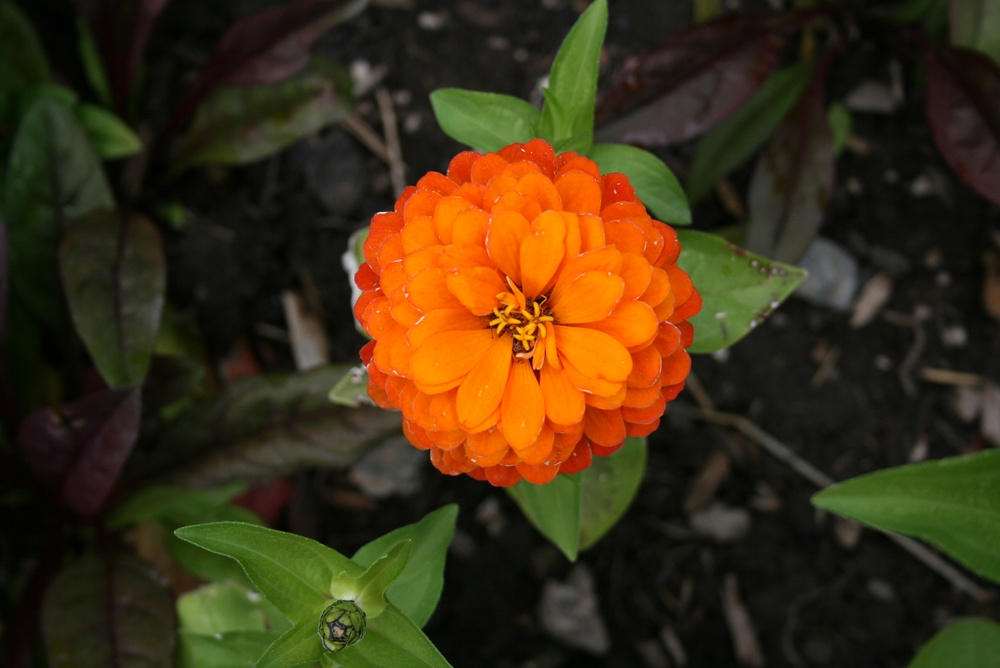
%> input picture ComputerVision/OrangeFlower.jpg, 1000 x 668 px, shrunk from 2816 x 1880 before the run
$ octave Fooling_Around2.m   (GNU Octave 9; MATLAB toolbox functions it lacks are replaced by stand-ins)
%> lines starting %> are read from the running program, lines starting %| are printed output that depends on the picture
I = imread('OrangeFlower.jpg');
%> I is the input picture: size 668x1000x3 uint8; mean R, G, B 63.1, 47.8, 20.9
Ig = rgb2gray(I);
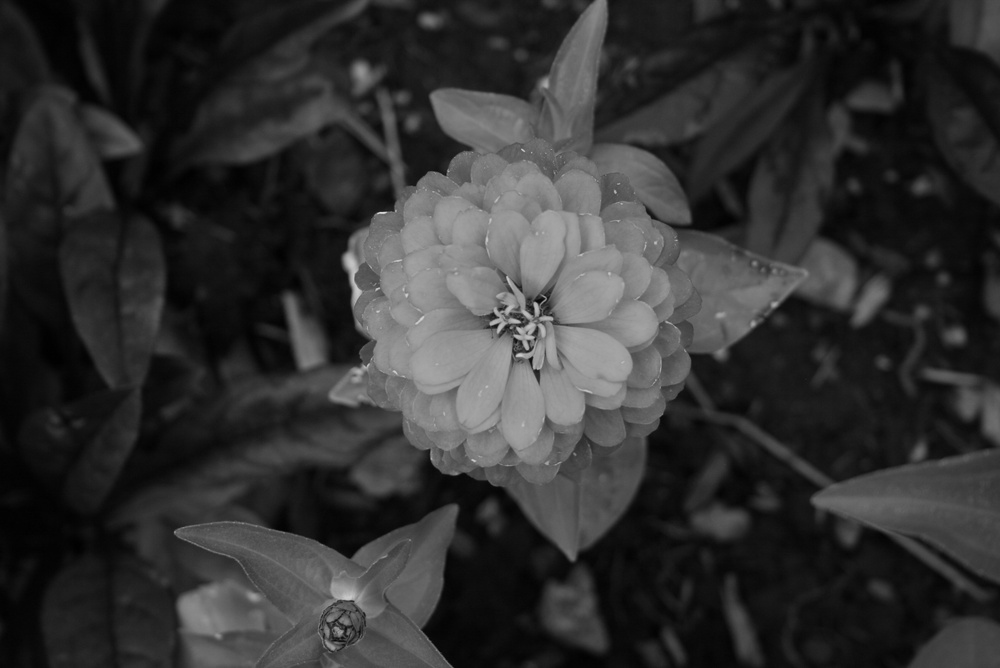
%> Ig: size 668x1000 uint8; min 0, max 219, mean 49.3

f = [-1 0 1; -1 0 1; -1 0 1];
Im = imfilter(Ig, f, 'same');
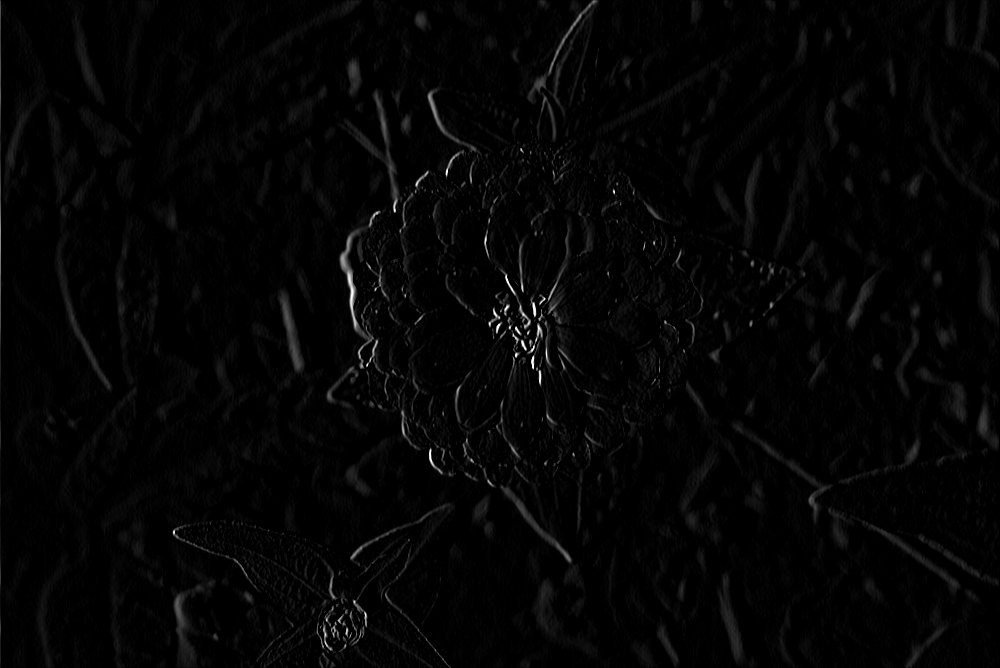
%> Im: size 668x1000 uint8; min 0, max 255, mean 4.6


f2 = [1 1 1; 0 0 0; -1 -1 -1];
Im2 = imfilter(Ig, f2, 'same');
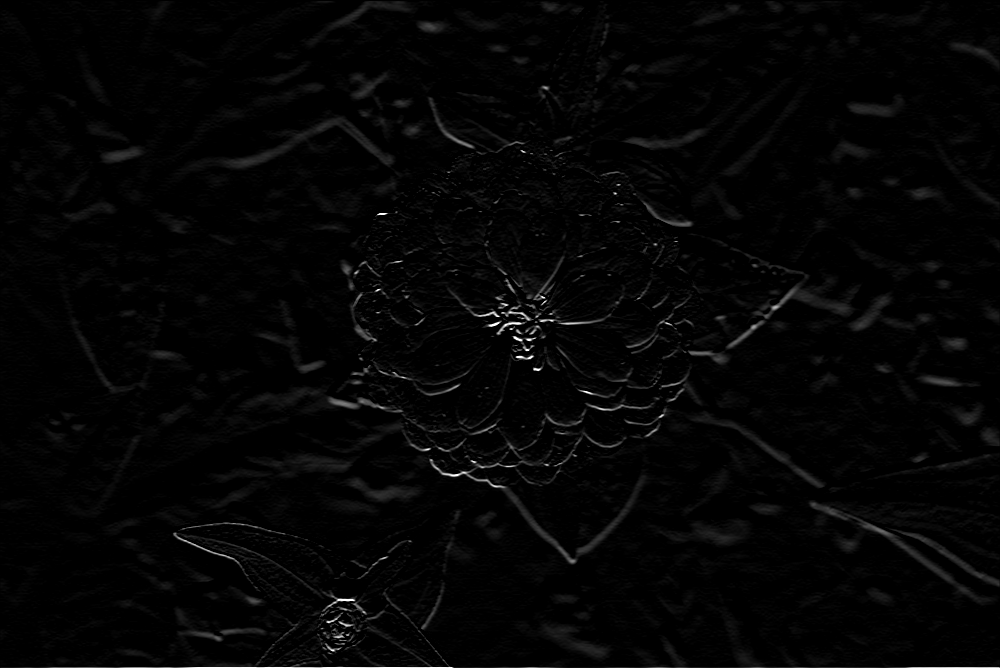
%> Im2: size 668x1000 uint8; min 0, max 255, mean 4.6; mean of the top-left, top-right, bottom-left and bottom-right quarters 3.6, 4.4, 5.3, 5.1

figure, subplot(1, 2, 1), imshow(Im, []);
subplot(1, 2, 2), imshow(Im2, []);

$ run again, with ComputerVision/DarkLog.jpg copied over ComputerVision/OrangeFlower.jpg
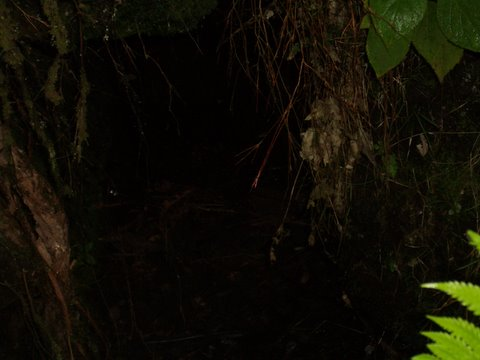
%> input picture ComputerVision/DarkLog.jpg, 480 x 360 px
%> I is the input picture: size 360x480x3 uint8; mean R, G, B 16.3, 14.3, 4.9
%> `Im = imfilter(Ig, f, 'same');`:
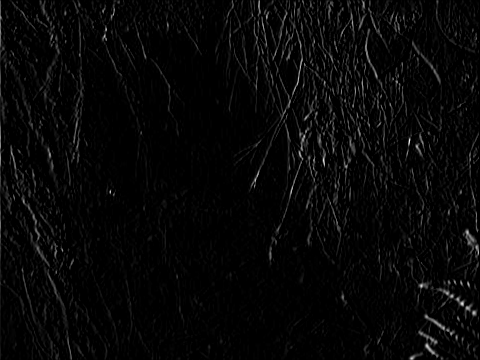
%> Im: size 360x480 uint8; min 0, max 249, mean 7
%> `Im2 = imfilter(Ig, f2, 'same');`:
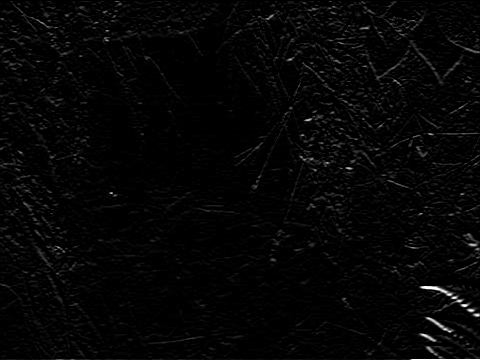
%> Im2: size 360x480 uint8; min 0, max 255, mean 5.4
